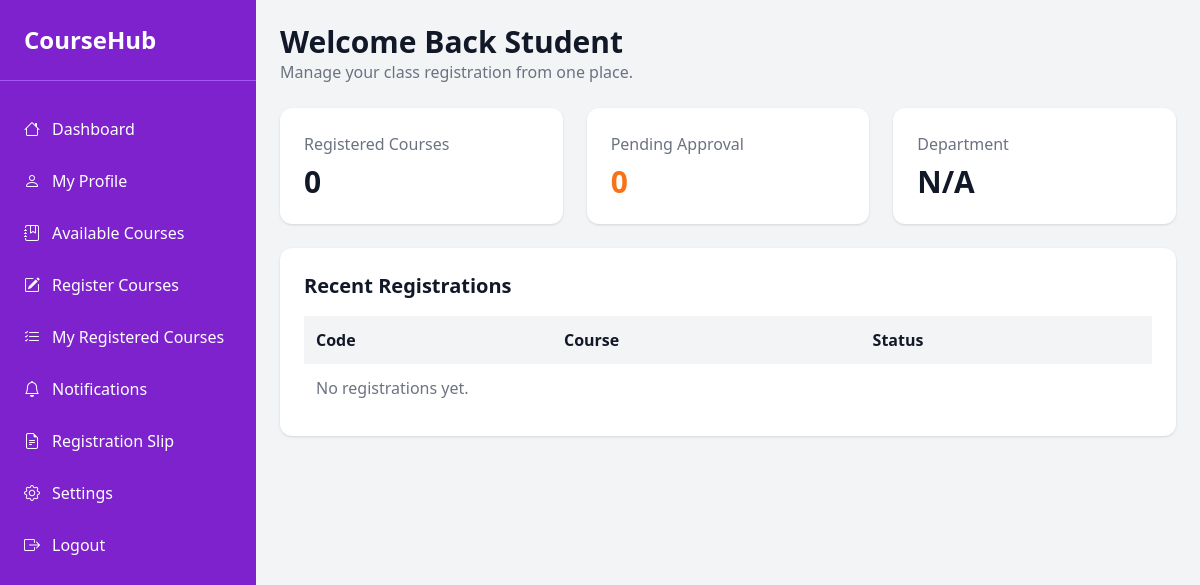
The app's page /students/ (signed in), older data.
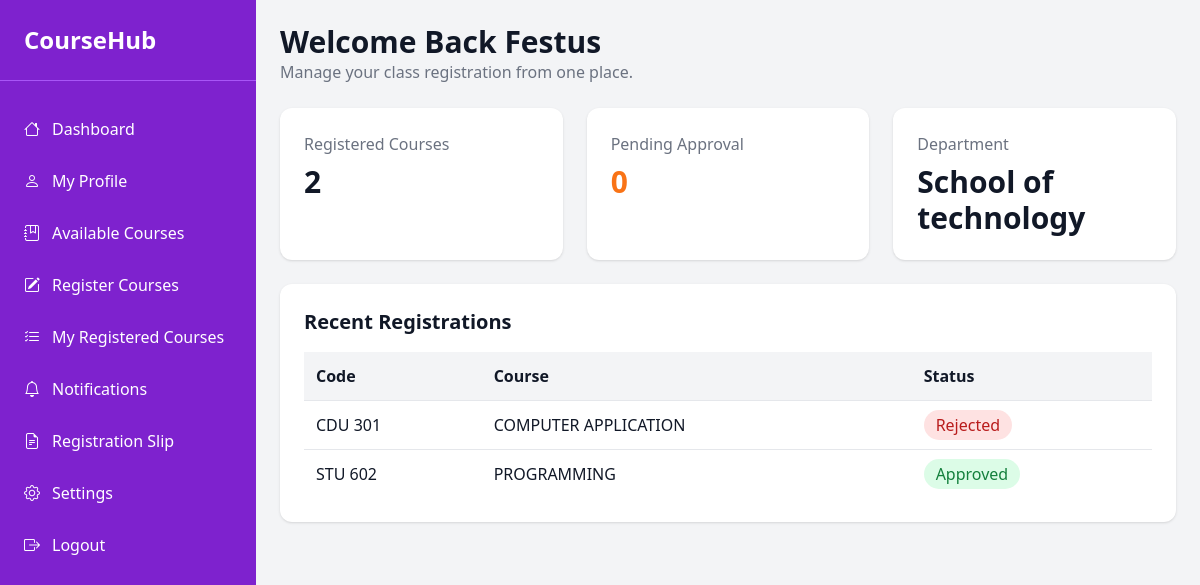
The same page, newer data.
### accounts/models.py (models this page shows, shortened)
class CustomUser(AbstractUser):
    ROLE_CHOICES = (
        ('student', 'Student'),
        ('admin', 'Admin'),
    )
    email = models.EmailField(unique=True)
    phone_number = models.CharField(max_length=15, blank=True)
    admission_number = models.CharField(max_length=30, unique=True, blank=True, null=True)
    role = models.CharField(max_length=10, choices=ROLE_CHOICES, default='student')

### students/models.py (models this page shows, shortened)
class Student(models.Model):
    user = models.OneToOneField(settings.AUTH_USER_MODEL, on_delete=models.CASCADE, related_name='student')
    student_id = models.CharField(max_length=30, unique=True)
    department = models.ForeignKey(Department, on_delete=models.SET_NULL, null=True, blank=True, related_name='students')
    admission_year = models.PositiveIntegerField(null=True, blank=True)
    phone_number = models.CharField(max_length=20, blank=True)
    is_active = models.BooleanField(default=True)
    created_at = models.DateTimeField(auto_now_add=True)
    class Meta:
        verbose_name_plural = 'Students'

### departments/models.py (models this page shows, shortened)
class Department(models.Model):
    name = models.CharField(max_length=150, unique=True)
    code = models.CharField(max_length=20, unique=True)
    description = models.TextField(blank=True)
    created_at = models.DateTimeField(auto_now_add=True)
    class Meta:
        verbose_name_plural = 'Departments'

### registrations/models.py (models this page shows, shortened)
class CourseRegistration(models.Model):
    student = models.ForeignKey(Student, on_delete=models.CASCADE, related_name='registrations')
    course = models.ForeignKey(Course, on_delete=models.CASCADE, related_name='registrations')
    status = models.CharField(max_length=20, choices=[('pending', 'Pending'), ('approved', 'Approved'), ('rejected', 'Rejected')], default='pending')
    registered_at = models.DateTimeField(auto_now_add=True)
    class Meta:
        unique_together = ('student', 'course')
        verbose_name_plural = 'Course Registrations'

### courses/models.py (models this page shows, shortened)
class Course(models.Model):
    department = models.ForeignKey(
        Department,
        on_delete=models.CASCADE,
        related_name='courses',
        verbose_name='Department/School',
        help_text='Select the department or school offering this course.',
    )
    code = models.CharField(max_length=20, unique=True)
    title = models.CharField(max_length=200)
    description = models.TextField(blank=True)
    credit_hours = models.PositiveIntegerField(
        default=3,
        verbose_name='Units',
        help_text='Number of credit units for this course.',
    )
    semester = models.CharField(max_length=50, blank=True)
    is_active = models.BooleanField(default=True)
    created_at = models.DateTimeField(auto_now_add=True)
    class Meta:
        verbose_name_plural = 'Courses'

### students/views.py (the view)
# urls.py: path('', students_dashboard, name='students_dashboard'),
@login_required
def students_dashboard(request):
    student = Student.objects.filter(user=request.user).first()
    registrations = CourseRegistration.objects.filter(student=student).select_related('course') if student else []
    pending_count = registrations.filter(status='pending').count() if student else 0
    context = {
        'student': student,
        'registrations': registrations,
        'pending_count': pending_count,
    }
    return render(request, 'students/dashboard.html', context)

### templates/students/dashboard.html (shortened to what this page needs)
{% extends 'base.html' %}
{% block content %}
<div class="max-w-6xl mx-auto p-6">
    <div class="mb-6">
        <h1 class="text-3xl font-bold">Welcome Back {{ student.user.username|default:'Student' }}</h1>
        <p class="text-gray-500">Manage your class registration from one place.</p>
    </div>
    <div class="grid gap-6 md:grid-cols-3 mb-6">
        <div class="bg-white rounded-xl shadow p-6">
            <h2 class="text-gray-500">Registered Courses</h2>
            <p class="text-3xl font-bold mt-2">{{ registrations|length }}</p>
        </div>
        <div class="bg-white rounded-xl shadow p-6">
            <h2 class="text-gray-500">Pending Approval</h2>
            <p class="text-3xl font-bold mt-2 text-orange-500">{{ pending_count }}</p>
        </div>
        <div class="bg-white rounded-xl shadow p-6">
            <h2 class="text-gray-500">Department</h2>
            <p class="text-3xl font-bold mt-2">{{ student.department.name|default:'N/A' }}</p>
        </div>
    </div>
    <div class="bg-white rounded-xl shadow p-6">
        <h2 class="text-xl font-semibold mb-4">Recent Registrations</h2>
        <table class="w-full text-left border-collapse">
            <thead class="bg-gray-100">
                <tr>
                    <th class="p-3">Code</th>
                    <th class="p-3">Course</th>
                    <th class="p-3">Status</th>
                </tr>
            </thead>
            <tbody>
                {% for registration in registrations %}
                <tr class="border-t">
                    <td class="p-3">{{ registration.course.code }}</td>
                    <td class="p-3">{{ registration.course.title }}</td>
                    <td class="p-3">
                        <span class="px-3 py-1 rounded-full {% if registration.status == 'approved' %}bg-green-100 text-green-700{% elif registration.status == 'rejected' %}bg-red-100 text-red-700{% else %}bg-yellow-100 text-yellow-700{% endif %}">
                            {{ registration.status|title }}
                        </span>
                    </td>
                </tr>
                {% empty %}
                <tr>
                    <td colspan="3" class="p-3 text-gray-500">No registrations yet.</td>
                </tr>
                {% endfor %}
            </tbody>
        </table>
    </div>
</div>
{% endblock %}

Row changes from the older to the newer data that the page shows:
no longer on this page (row edited): CustomUser: user.username "Student"
added Student: user.username "Festus", department.name "School of technology"
added CourseRegistration: course.code "CDU 301", course "COMPUTER APPLICATION", status "Rejected"
added CourseRegistration: course.code "STU 602", course "PROGRAMMING", status "Approved"
Text that changed along with them:
{{ registrations|length }}: "0" → "2"
{{ student.department.name|default:'N/A' }}: "N/A" → (not shown)
text no longer shown: "No registrations yet."
